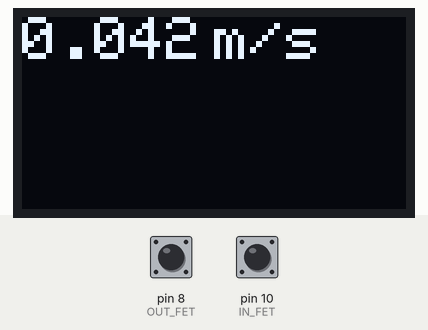
Recording of a sketch running on a simulated Arduino Uno, built with avr-gcc and run on an emulated ATmega328P. Shown: 128×64 one-colour display. Inputs (shaded band) come from the test bench; at power-on: pin 8 (OUT_FET) HIGH, pin 10 (IN_FET) HIGH. What the sketch prints to the serial monitor is not drawn.

1.5 s: pin 8 (OUT_FET) pulled LOW for 0.15 s
3.1 s: pin 10 (IN_FET) pulled LOW for 0.15 s
Above: at 4.4 s.
Timing chart, 0 to 6.1 s (numbered marks = the images above; inputs shaded):
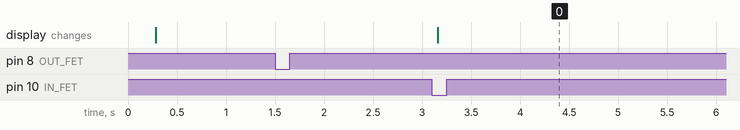

The sketch:

speedometer_oled.ino
```cpp
#define IN_FET 10
#define OUT_FET 8

#include <SPI.h>
#include <Wire.h>
#include <Adafruit_GFX.h>
#include <Adafruit_SH110X.h>

/* Uncomment the initialize the I2C address , uncomment only one, If you get a totally blank screen try the other*/
#define i2c_Address 0x3c //initialize with the I2C addr 0x3C Typically eBay OLED's
//#define i2c_Address 0x3d //initialize with the I2C addr 0x3D Typically Adafruit OLED's

#define SCREEN_WIDTH 128 // OLED display width, in pixels
#define SCREEN_HEIGHT 64 // OLED display height, in pixels
#define OLED_RESET -1   //   QT-PY / XIAO
Adafruit_SH1106G display = Adafruit_SH1106G(SCREEN_WIDTH, SCREEN_HEIGHT, &Wire, OLED_RESET);

void setup() {
  pinMode(IN_FET,INPUT_PULLUP);
  pinMode(OUT_FET,INPUT_PULLUP);
  Serial.begin(9600);
  delay(250); // wait for the OLED to power up
  display.begin(i2c_Address, true); // Address 0x3C default
  display.clearDisplay();
}
float timer_1 = 0.0;
float timer_2;
float delta_time;
float velocity=0;
float meter = 0.067;
bool check = LOW;

void loop() {

  bool OUT = digitalRead(OUT_FET);
  bool IN  = digitalRead(IN_FET);
   /*Serial.print("in is ");
      Serial.println(IN);
      Serial.print("out is ");
      Serial.println(OUT);
      delay(10);*/
  /*if (IN == LOW && OUT == LOW)
  {
    continue;
  }*/
  if (OUT == LOW && check == LOW)
  {
      timer_1 = millis();
      Serial.print("in is ");
      Serial.println(IN);
      Serial.print("out is ");
      Serial.println(OUT);
      Serial.print(timer_1);
      Serial.println(" s timer 1 first if");
      check = HIGH;
      display.clearDisplay();

  }
  if (IN == LOW && OUT == HIGH && check == HIGH)
  {
      timer_2 = millis();

      Serial.print("in is ");
      Serial.println(IN);
      Serial.print("out is ");
      Serial.println(OUT);
      Serial.print(timer_1);
      Serial.println(" s timer 1 second if");
      Serial.print(timer_2);
      Serial.println(" s timer 2");

      delta_time = (timer_2 - timer_1)/1000;
      check = LOW;
      velocity = meter / delta_time;
      Serial.print(delta_time);
      Serial.println(" s deltatime\n");
      Serial.print(velocity,3);
      Serial.println(" m/s\n");
      display.setTextSize(2);
      display.setTextColor(SH110X_WHITE);
      display.setCursor(0, 0);
      display.println(velocity,3);
      display.setCursor(40, 0);
      display.println("  m/s\n");
      display.display();
      //delay(5000);
  }

  //Serial.print(velocity,3);
  //Serial.println(" m/s\n");


}
```

Measured:
- after the input at 1.5 s, every drawn part: stays the same
- after the input at 3.1 s, the display: changes after 0.06 s (image 0)
